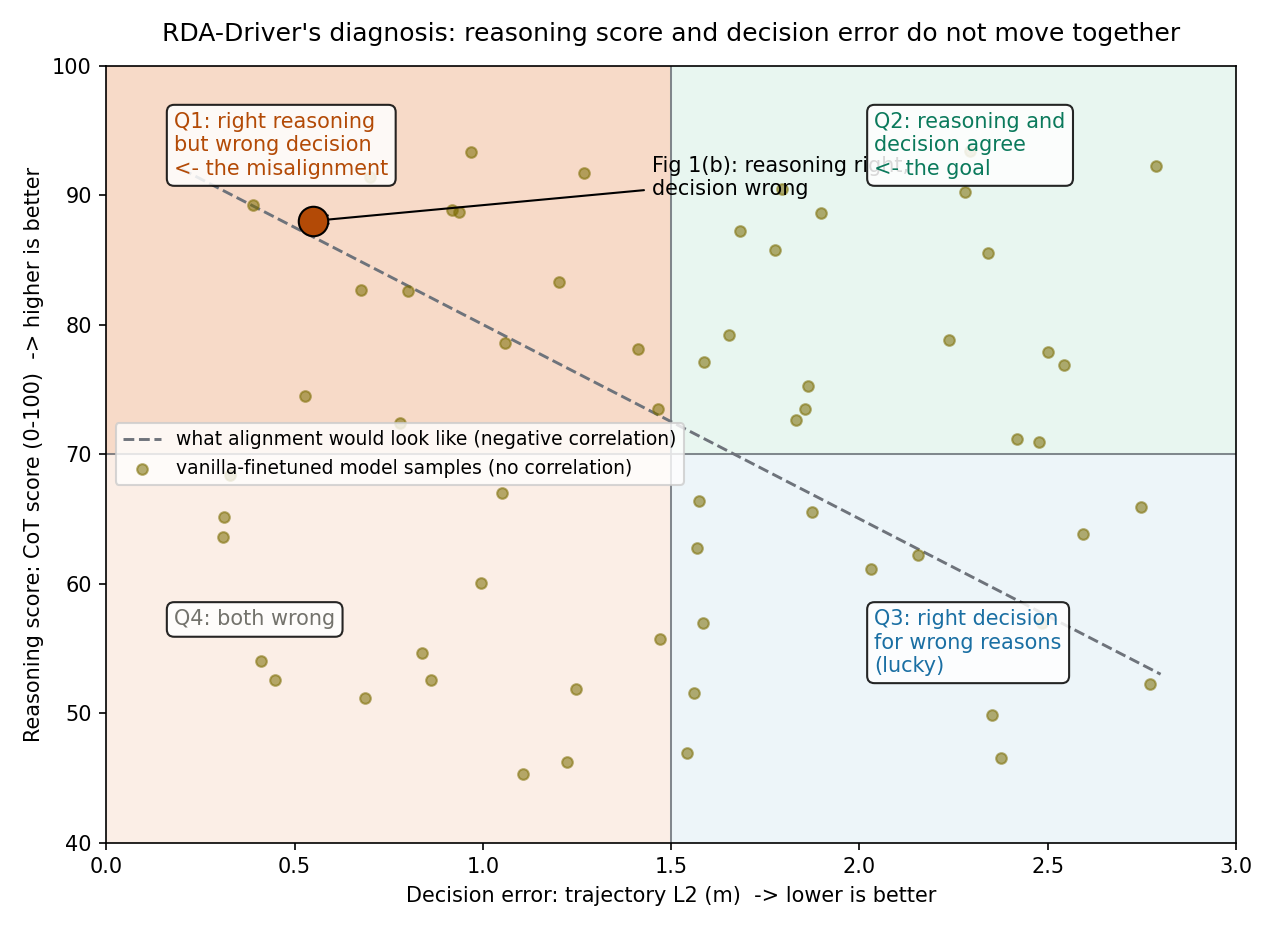

Recreate this plot in Python.
# -*- coding: utf-8 -*-
"""RDA-Driver Fig A: the reasoning-decision misalignment as four quadrants.

The paper's Fig 1(a) shows that a vanilla-finetuned LLaVA has no correlation
between CoT score and decision error. This figure makes the same point as a
quadrant map: x = decision (trajectory L2 error), y = reasoning (CoT score).
"""
import matplotlib
matplotlib.use("Agg")
import matplotlib.pyplot as plt
import numpy as np

plt.rcParams["font.sans-serif"] = ["DejaVu Sans"]
plt.rcParams["axes.unicode_minus"] = False

fig, ax = plt.subplots(figsize=(8.5, 6.2))

ax.set_xlim(0, 3.0)
ax.set_ylim(40, 100)
ax.set_xlabel("Decision error: trajectory L2 (m)  -> lower is better")
ax.set_ylabel("Reasoning score: CoT score (0-100)  -> higher is better")

# quadrant shading
ax.axhspan(40, 70, 0, 0.5, color="#f9e3d6", alpha=0.6)   # bad-bad
ax.axhspan(70, 100, 0, 0.5, color="#f1bd9c", alpha=0.55)  # good-reasoning bad-decision
ax.axhspan(40, 70, 0.5, 1, color="#e2eff5", alpha=0.6)    # bad-reasoning good-decision
ax.axhspan(70, 100, 0.5, 1, color="#dcf2e8", alpha=0.65)  # good-good

# reference point: what alignment would look like
xs = np.linspace(0.2, 2.8, 50)
ax.plot(xs, 95 - 15 * xs, color="#6e737b", linestyle="--", linewidth=1.4,
        label="what alignment would look like (negative correlation)")

rng = np.random.default_rng(7)
# misaligned cloud: no correlation, matches paper's Fig 1(a) observation
x_cloud = rng.uniform(0.3, 2.8, 60)
y_cloud = rng.uniform(45, 95, 60)
ax.scatter(x_cloud, y_cloud, s=26, color="#7a6b00", alpha=0.55, zorder=3,
           label="vanilla-finetuned model samples (no correlation)")

# the notorious case from Fig 1(b): right reasoning, wrong decision
ax.scatter([0.55], [88], s=200, color="#b34a06", edgecolors="black", zorder=5)
ax.annotate("Fig 1(b): reasoning right,\ndecision wrong", xy=(0.55, 88),
            xytext=(1.45, 90), fontsize=10,
            arrowprops=dict(arrowstyle="->", color="black"))

ax.axvline(1.5, color="#6e737b", linewidth=0.8)
ax.axhline(70, color="#6e737b", linewidth=0.8)

ax.text(0.06, 0.94, "Q1: right reasoning\nbut wrong decision\n<- the misalignment", transform=ax.transAxes,
        fontsize=10, va="top", color="#b34a06",
        bbox=dict(boxstyle="round,pad=0.35", facecolor="white", alpha=0.85))
ax.text(0.68, 0.94, "Q2: reasoning and\ndecision agree\n<- the goal", transform=ax.transAxes,
        fontsize=10, va="top", color="#0b7a5c",
        bbox=dict(boxstyle="round,pad=0.35", facecolor="white", alpha=0.85))
ax.text(0.68, 0.30, "Q3: right decision\nfor wrong reasons\n(lucky)", transform=ax.transAxes,
        fontsize=10, va="top", color="#1a6fa3",
        bbox=dict(boxstyle="round,pad=0.35", facecolor="white", alpha=0.85))
ax.text(0.06, 0.30, "Q4: both wrong", transform=ax.transAxes,
        fontsize=10, va="top", color="#73726c",
        bbox=dict(boxstyle="round,pad=0.35", facecolor="white", alpha=0.85))

ax.legend(loc="center left", fontsize=9)
ax.set_title("RDA-Driver's diagnosis: reasoning score and decision error do not move together",
             fontsize=12, pad=12)
fig.tight_layout()
fig.savefig("/home/hatch/workspace/your_files/paper-xray-100/papers/017-VLA-rda-driver/fig-misalign-quadrant.png",
            dpi=150)
print("saved fig-misalign-quadrant.png")
